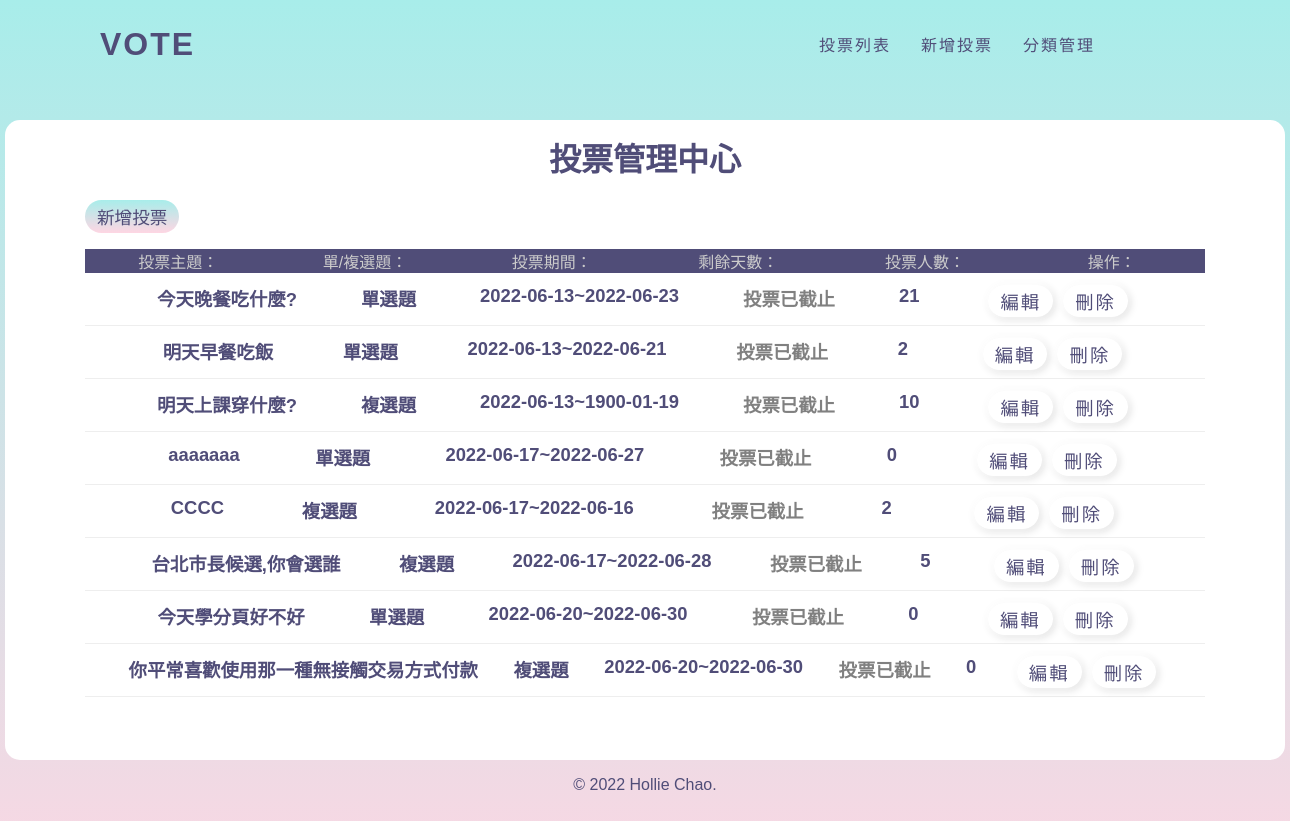
Page /back.php on the earlier database version.
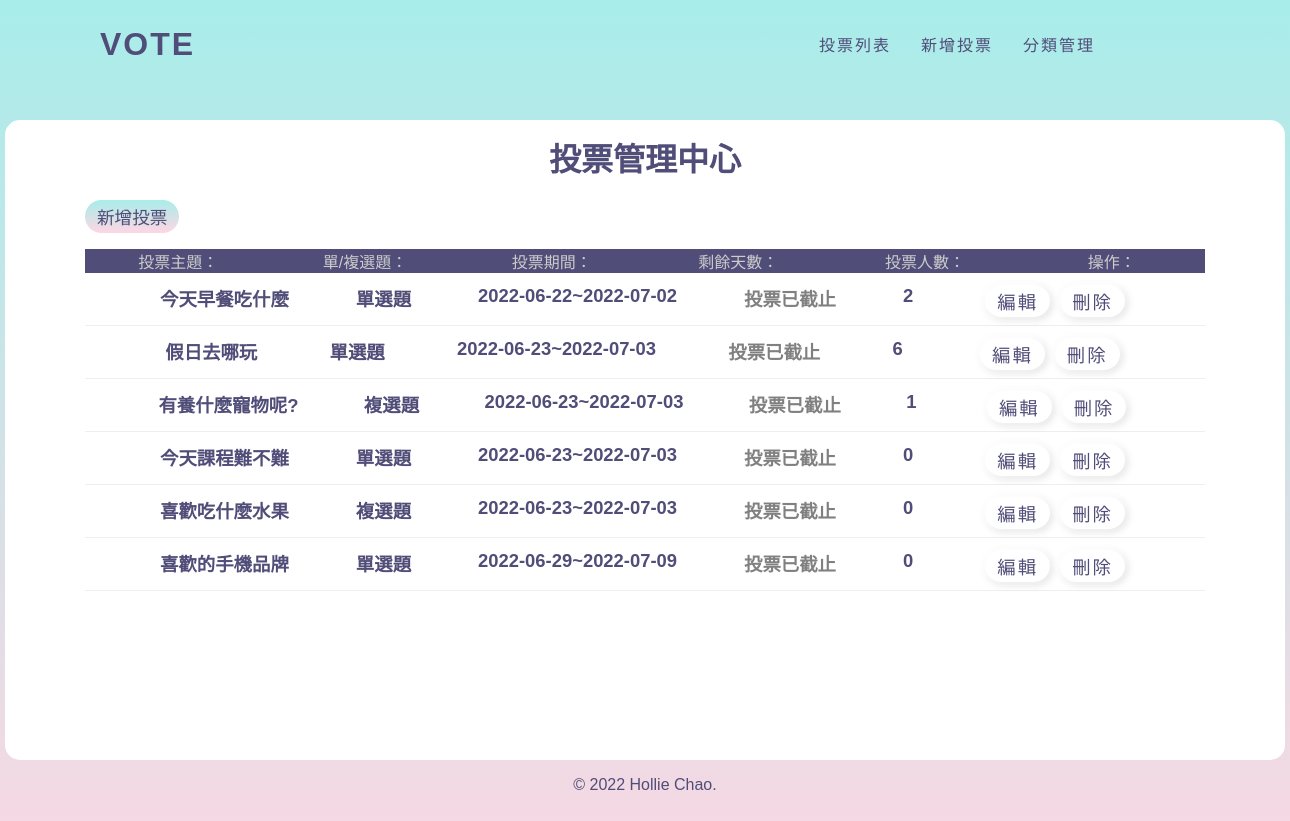
Same page on the later database version.
### tables this page shows
CREATE TABLE `subjects` (
  `id` int(11) UNSIGNED NOT NULL COMMENT '序號',
  `subject` varchar(128) NOT NULL COMMENT '主題描述',
  `type_id` int(11) NOT NULL COMMENT '主題類別',
  `multiple` tinyint(1) NOT NULL DEFAULT 0 COMMENT '單/複選',
  `mulit_limit` tinyint(4) NOT NULL DEFAULT 1 COMMENT '單/複選項目數',
  `start` date NOT NULL COMMENT '開始時間',
  `end` date NOT NULL COMMENT '結束時間',
  `total` int(11) UNSIGNED NOT NULL DEFAULT 0 COMMENT '投票人數統計'
);

### api/base.php (called while the page is built, shortened)
<?php
function pdo(){
    $dsn = "mysql:host=localhost;charset=utf8;dbname=vote";
    return new PDO($dsn, 'root', '');
}
function all($table,...$arg){
    $pdo=pdo();
    $sql="SELECT * FROM $table ";
        return $pdo->query($sql)->fetchAll(PDO::FETCH_ASSOC);
    }
?>

### back.php (the view, shortened to what this page needs)
<?php include_once "./api/base.php";   ?>
<!DOCTYPE html>
<html lang="en">
<head>
  <link rel="stylesheet" href="./css/back.css">
</head>
<body style="overflow: hidden;">
  <nav>
    <?php include "./layout/back_nav.php"; ?>
  </nav>
  <div class="container">
    <h1>投票管理中心</h1>
    <?php
      if(isset($file) && file_exists($file)){
        include $file;
      }else{
    ?>
      <button class=btn onclick="location.href='?do=add_vote'">新增投票</button>
      <div>
        <ul>
          <li class="list-header">
            <div>投票主題：</div>
            <div>單/複選題：</div>
            <div>投票期間：</div>
            <div>剩餘天數：</div>
            <div>投票人數：</div>
            <div>操作：</div>
          </li>
          <?php
          $subjects=all('subjects');
          foreach($subjects as $subject){
            echo "<li class='list-items'>";
            echo "<div>{$subject['subject']}</div>";
            if($subject['multiple']==0){
              echo "<div class='text-center'>單選題</div>";
            }else{
              echo "<div class='text-center'>複選題</div>";
            }
            echo "<div class='text-center'>";
            echo $subject['start']. "~" .$subject['end'];
            echo "</div>";
            echo "<div class='text-center'>";
              $today=strtotime("now");
              $end=strtotime($subject['end']);
              if(($end-$today)>0){
                $remain=floor(($end-$today)/(60*60*24));
                echo "倒數".$remain."天結束";
              }else{
                echo "<span style='color:grey;'>投票已截止</span>";
              }
            echo "</div>";
            echo "<div class='text-center'>{$subject['total']}</div>";
            echo "<div class='text-center'>";
            echo "<a class='edit' href='?do=edit&id={$subject['id']}'><span>編輯</span></a>";
            echo "<a class='del' href='?do=del&id={$subject['id']}'><span>刪除</span></a>";
            echo "</div>";
            echo "</li>";
          }
          ?>
        </ul>
      </div>
    <?php
      }
    ?>
  </div>
  <?php include "./layout/footer.php"; ?>
</body>
</html>

Differences in the rows shown:
removed subjects: subject "今天晚餐吃什麼?", multiple "單選題", start "2022-06-13", end "2022-06-23", shows "投票已截止", total "21"
removed subjects: subject "明天上課穿什麼?", multiple "複選題", start "2022-06-13", end "1900-01-19", shows "投票已截止", total "10"
removed subjects: subject "aaaaaaa", multiple "單選題", start "2022-06-17", end "2022-06-27", shows "投票已截止", total "0"
removed subjects: subject "CCCC", multiple "複選題", start "2022-06-17", end "2022-06-16", shows "投票已截止", total "2"
removed subjects: subject "台北市長候選,你會選誰", multiple "複選題", start "2022-06-17", end "2022-06-28", shows "投票已截止", total "5"
removed subjects: subject "你平常喜歡使用那一種無接觸交易方式付款", multiple "複選題", start "2022-06-20", end "2022-06-30", shows "投票已截止", total "0"
changed subjects: subject "明天早餐吃飯" → "今天早餐吃什麼"; start "2022-06-13" → "2022-06-22"; end "2022-06-21" → "2022-07-02"
added subjects: subject "假日去哪玩", multiple "單選題", start "2022-06-23", end "2022-07-03", shows "投票已截止", total "6"
added subjects: subject "有養什麼寵物呢?", multiple "複選題", start "2022-06-23", end "2022-07-03", shows "投票已截止", total "1"
added subjects: subject "今天課程難不難", multiple "單選題", start "2022-06-23", end "2022-07-03", shows "投票已截止", total "0"
added subjects: subject "喜歡吃什麼水果", multiple "複選題", start "2022-06-23", end "2022-07-03", shows "投票已截止", total "0"
changed subjects: subject "今天學分頁好不好" → "喜歡的手機品牌"; start "2022-06-20" → "2022-06-29"; end "2022-06-30" → "2022-07-09"
